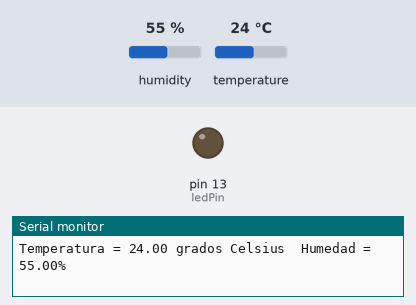
The sketch below on a simulated Arduino Uno, built with avr-gcc and run on an emulated ATmega328P. Parts: output pins drawn as LEDs (lit = HIGH), the last lines printed to the serial monitor. The inputs (shaded band) are chosen by the test bench; at power-on: temperature 24 °C, humidity 55 %.

Above: at 2.8 s.
2.9 s: temperature set to 27 °C
At 5.2 s:
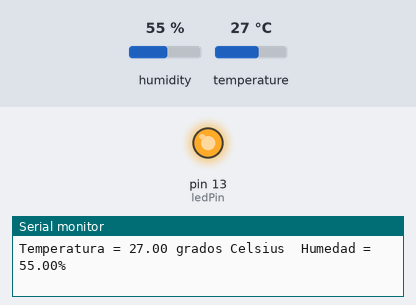
5.6 s: temperature set to 12 °C
At 6.5 s:
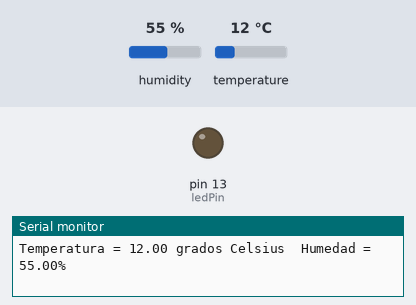
8.3 s: temperature set to 28 °C
At 11.4 s:
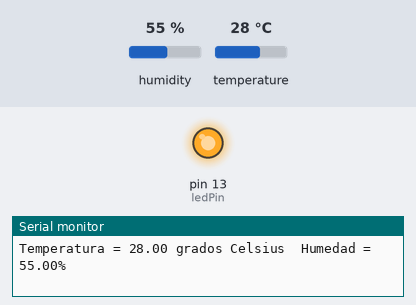
Timing chart, 0 to 12.9 s (numbered marks = the images above; inputs shaded):
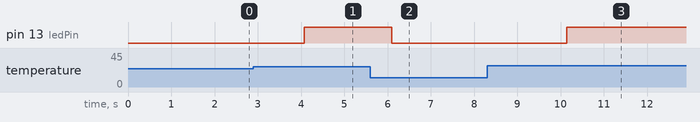

The sketch:

Clase_18.ino
```cpp
#include <dht.h>        // Incluir la biblioteca para el sensor DHT11

#define dhtPin 2        // Pin digital para el sensor DHT11
int ledPin = 13;        // Pin digital para el LED

dht DHT;                // Crear una instancia del objeto para el sensor DHT11

void setup() {
  // Configurar los pines como entrada y salida
  pinMode(ledPin, OUTPUT);
  Serial.begin(9600);  // Iniciar la comunicación serial
}

void loop() {
  int chk = DHT.read11(dhtPin);    // Leer los valores de temperatura y humedad del sensor DHT11
  Serial.print("Temperatura = ");
  Serial.print(DHT.temperature);
  Serial.print(" grados Celsius\t");
  Serial.print("Humedad = ");
  Serial.print(DHT.humidity);
  Serial.println("%");

  if (DHT.temperature > 25) {     // Encender el LED si la temperatura es mayor a 25 grados Celsius
    digitalWrite(ledPin, HIGH);
  } else {
    digitalWrite(ledPin, LOW);    // Apagar el LED si la temperatura es menor o igual a 25 grados Celsius
  }

  delay(2000);  // Pequeña pausa entre lecturas
}
```

Measured:
- the behaviour switches between 25 and 26 °C on temperature (found by bisection; images 0 and 1)
- after the input at 2.9 s, pin 13 (ledPin): LOW → HIGH after 1.2 s
- after the input at 5.6 s, pin 13 (ledPin): HIGH → LOW after 0.50 s
- after the input at 8.3 s, pin 13 (ledPin): LOW → HIGH after 1.8 s
